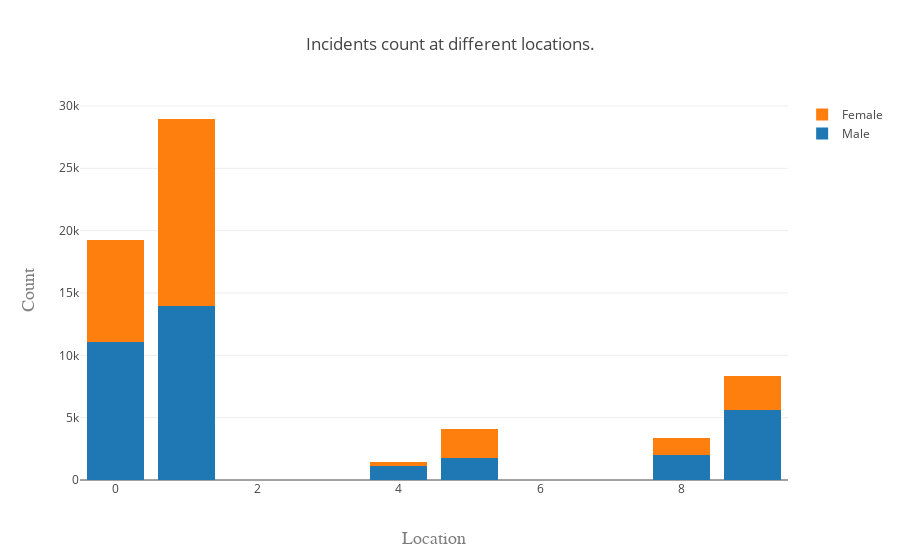

The notebook cell this image was saved under:
### Code cell
trace1 = go.Bar(
    x = loc_male['location'],
    y = loc_male['Frequency'],
    name = 'Male'
)
trace2 = go.Bar(
    x = loc_female['location'],
    y = loc_female['Frequency'],
    name = 'Female'
)

data = [trace1, trace2]
layout = go.Layout(
    barmode='stack',
    title='Incidents count at different locations.',
    xaxis=dict(
        title='Location',
        titlefont=dict(
            family='Courier New, monospace',
            size=18,
            color='#7f7f7f'
        )
    ),
    yaxis=dict(
        title='Count',
        titlefont=dict(
            family='Courier New, monospace',
            size=18,
            color='#7f7f7f'
        )
    )
)

fig = go.Figure(data=data, layout=layout)
py.offline.iplot(fig, filename='grouped-bar-loc')

### Figure 1 — Plotly figure (JSON) as saved in the notebook; plotly's stock layout.template omitted (floating-point values rounded to 4 significant figures)
{"data": [{"name": "Male", "type": "bar", "x": [1, 0, 9, 8, 5, 4, 2, 6, 7], "y": [13941, 11030, 5625, 2010, 1792, 1087, 9, 6, 3]}, {"name": "Female", "type": "bar", "x": [1, 0, 9, 5, 8, 4, 6, 2, 7], "y": [15012, 8215, 2735, 2280, 1338, 396, 9, 9, 2]}], "layout": {"barmode": "stack", "title": "Incidents count at different locations.", "xaxis": {"title": "Location", "titlefont": {"color": "#7f7f7f", "family": "Courier New, monospace", "size": 18}}, "yaxis": {"title": "Count", "titlefont": {"color": "#7f7f7f", "family": "Courier New, monospace", "size": 18}}}}
